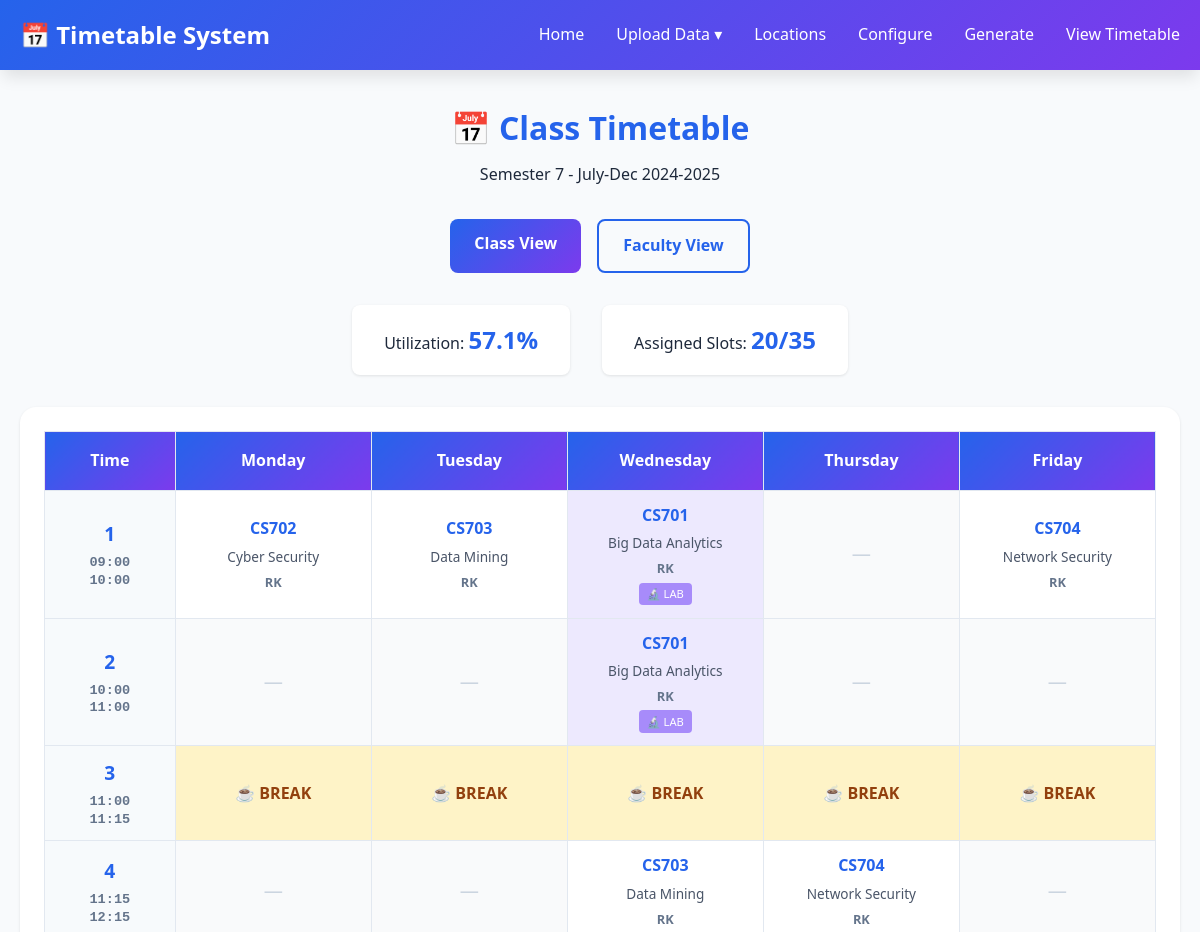
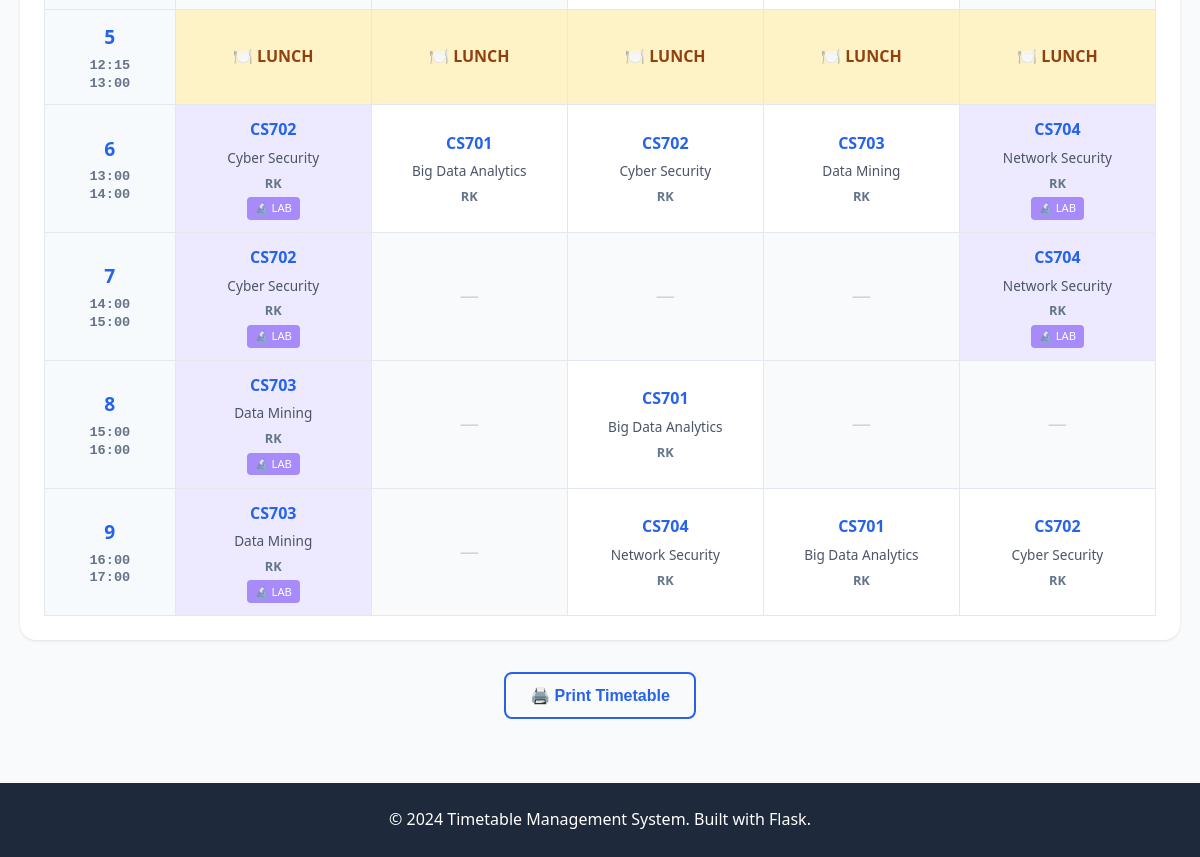
Page /timetable on the committed database (2 pictures, top to bottom).
### tables this page shows
CREATE TABLE academic_config (
            id INTEGER PRIMARY KEY AUTOINCREMENT,
            academic_year TEXT NOT NULL,
            term TEXT NOT NULL,
            semester INTEGER NOT NULL,
            working_days TEXT NOT NULL,
            shift_mode TEXT NOT NULL,
            shift_timings TEXT,
            created_at TIMESTAMP DEFAULT CURRENT_TIMESTAMP,
            is_active INTEGER DEFAULT 1
        );

CREATE TABLE subject (
            id INTEGER PRIMARY KEY AUTOINCREMENT,
            subject_name TEXT NOT NULL,
            code TEXT NOT NULL UNIQUE,
            semester INTEGER NOT NULL,
            lecture_credits INTEGER DEFAULT 0,
            lab_credits INTEGER DEFAULT 0,
            created_at TIMESTAMP DEFAULT CURRENT_TIMESTAMP
        );

CREATE TABLE faculty (
            id INTEGER PRIMARY KEY AUTOINCREMENT,
            faculty_name TEXT NOT NULL,
            short_name TEXT NOT NULL UNIQUE,
            specialization TEXT,
            availability TEXT DEFAULT 'Mon,Tue,Wed,Thu,Fri,Sat',
            max_hours_per_week INTEGER DEFAULT 24,
            created_at TIMESTAMP DEFAULT CURRENT_TIMESTAMP
        );

### app.py (the view, shortened to what this page needs)
@app.route('/timetable')
def view_timetable():
    active_config = get_active_config()
    if not active_config:
        flash('Please configure academic settings first', 'error')
        return redirect(url_for('configure_page'))
    view_type = request.args.get('type', 'class')
    if view_type == 'class':
        if active_config['shift_mode'] == 'multi':
            timetable_data = get_class_timetable_multishift(active_config['id'])
        else:
            timetable_data = get_class_timetable_grid(active_config['id'])
        if not timetable_data:
            flash('No timetable data found', 'error')
            return redirect(url_for('generate_page'))
        stats = get_timetable_statistics(active_config['id'])
        if timetable_data.get('is_multi_shift'):
            return render_template('timetable_class.html',
                                 config=timetable_data['config'],
                                 days=timetable_data['days'],
                                 shifts=timetable_data['shifts'],
                                 is_multi_shift=True,
                                 stats=stats)
        else:
            return render_template('timetable_class.html',
                                 config=timetable_data['config'],
                                 days=timetable_data['days'],
                                 time_slots=timetable_data['time_slots'],
                                 is_multi_shift=False,
                                 stats=stats)

### database/db_setup.py (called while the page is built)
def get_connection():
    os.makedirs('database', exist_ok=True)
    conn = sqlite3.connect(DATABASE_PATH)
    conn.row_factory = sqlite3.Row  # Access columns by name
    return conn

### services/config_service.py (called while the page is built)
def get_active_config():
    conn = get_connection()
    cursor = conn.cursor()
    cursor.execute('SELECT * FROM academic_config WHERE is_active = 1 ORDER BY id DESC LIMIT 1')
    row = cursor.fetchone()
    conn.close()
    if row:
        config = dict(row)
        config['shift_timings'] = json.loads(config['shift_timings'])
        return config
    return None

### templates/timetable_class.html (shortened to what this page needs)
{% extends "base.html" %}
{% block content %}
<div class="page-header">
    <h1>📅 Class Timetable</h1>
    <p>Semester {{ config.semester }} - {{ config.term }} {{ config.academic_year }}</p>
</div>
<div class="view-switcher">
    <a href="{{ url_for('view_timetable', type='class') }}" class="btn btn-primary">Class View</a>
    <a href="{{ url_for('view_timetable', type='faculty') }}" class="btn btn-secondary">Faculty View</a>
</div>
<div class="timetable-stats">
    <div class="stat-box">
        <span>Utilization:</span>
        <strong>{{ "%.1f"|format(stats.utilization_percent) }}%</strong>
    </div>
    <div class="stat-box">
        <span>Assigned Slots:</span>
        <strong>{{ stats.assigned_slots }}/{{ stats.available_slots }}</strong>
    </div>
</div>
{% if is_multi_shift %}
    {% for shift in shifts %}
    <div class="shift-container">
        <div class="shift-header">
            <h2>{{ shift.name }}</h2>
            <p>⏰ {{ shift.start_time }} - {{ shift.end_time }}</p>
        </div>
        <div class="timetable-grid-container">
            <table class="timetable-grid">
                <thead>
                    <tr>
                        <th class="time-header">Time</th>
                        {% for day in days %}
                        <th class="day-header">{{ day }}</th>
                        {% endfor %}
                    </tr>
                </thead>
                <tbody>
                    {% for slot in shift.time_slots %}
                    <tr>
                        <td class="time-cell">
                            <div class="slot-number">{{ loop.index }}</div>
                            <div class="time-range">
                                {{ slot.start_time }}<br>{{ slot.end_time }}
                            </div>
                        </td>
                        {% for day in days %}
                            {% set cell = slot.days[day] %}
                            {% if cell.is_break %}
                                <td class="break-cell">
                                    {% if loop.index == 3 %}
                                        ☕ BREAK
                                    {% else %}
                                        🍽️ BREAK
                                    {% endif %}
                                </td>
                            {% elif cell.subject_code %}
                                <td class="subject-cell {% if cell.slot_type == 'lab' %}lab-cell{% endif %}">
                                    <div class="subject-code">{{ cell.subject_code }}</div>
                                    <div class="subject-name">{{ cell.subject_name }}</div>
                                    <div class="faculty-name">{{ cell.faculty_short_name }}</div>
                                    {% if cell.slot_type == 'lab' %}
                                        <span class="lab-badge">🔬 LAB</span>
                                    {% endif %}
                                </td>
                            {% else %}
                                <td class="empty-cell">—</td>
                            {% endif %}
                        {% endfor %}
                    </tr>
                    {% endfor %}
                </tbody>
            </table>
        </div>
    </div>
    {% endfor %}
{% else %}
    <div class="timetable-grid-container">
        <table class="timetable-grid">
            <thead>
                <tr>
                    <th class="time-header">Time</th>
                    {% for day in days %}
                    <th class="day-header">{{ day }}</th>
                    {% endfor %}
                </tr>
            </thead>
            <tbody>
                {% for slot in time_slots %}
                <tr>
                    <td class="time-cell">
                        <div class="slot-number">{{ slot.slot_number }}</div>
                        <div class="time-range">
                            {{ slot.start_time }}<br>{{ slot.end_time }}
                        </div>
                    </td>
                    {% for day in days %}
                        {% set cell = slot.days[day] %}
                        {% if cell.is_break %}
                            <td class="break-cell">
                                {% if slot.slot_number == 5 %}
                                    🍽️ LUNCH
                                {% else %}
                                    ☕ BREAK
                                {% endif %}
                            </td>
                        {% elif cell.subject_code %}
                            <td class="subject-cell {% if cell.slot_type == 'lab' %}lab-cell{% endif %}">
                                <div class="subject-code">{{ cell.subject_code }}</div>
                                <div class="subject-name">{{ cell.subject_name }}</div>
                                <div class="faculty-name">{{ cell.faculty_short_name }}</div>
                                {% if cell.slot_type == 'lab' %}
                                    <span class="lab-badge">🔬 LAB</span>
                                {% endif %}
                            </td>
                        {% else %}
                            <td class="empty-cell">—</td>
                        {% endif %}
                    {% endfor %}
                </tr>
                {% endfor %}
            </tbody>
        </table>
    </div>
{% endif %}
<div class="action-buttons">
    <button onclick="window.print()" class="btn btn-secondary">🖨️ Print Timetable</button>
</div>
{% endblock %}

### static/css/style.css (style rules this page uses)
* { margin: 0; padding: 0; box-sizing: border-box; }
:root { --primary-color: #2563eb; --secondary-color: #7c3aed; --success-color: #10b981; --warning-color: #f59e0b; --error-color: #ef4444; --info-color: #3b82f6; --bg-color: #f8fafc; --card-bg: #ffffff; --text-primary: #1e293b; --text-secondary: #64748b; --border-color: #e2e8f0; --shadow: 0 1px 3px rgba(0, 0, 0, 0.1); --shadow-lg: 0 10px 15px -3px rgba(0, 0, 0, 0.1); }
body { font-family: 'Segoe UI', Tahoma, Geneva, Verdana, sans-serif; background-color: var(--bg-color); color: var(--text-primary); line-height: 1.6; min-height: 100vh; display: flex; flex-direction: column; }
.btn { display: inline-block; padding: 0.75rem 1.5rem; border-radius: 0.5rem; text-decoration: none; font-weight: 600; transition: all 0.3s; border: none; cursor: pointer; font-size: 1rem; }
.btn-primary { background: linear-gradient(135deg, var(--primary-color), var(--secondary-color)); color: white; }
.btn-secondary { background: var(--bg-color); color: var(--primary-color); border: 2px solid var(--primary-color); }
.action-buttons { display: flex; justify-content: center; gap: 1rem; flex-wrap: wrap; }
.page-header { text-align: center; margin-bottom: 2rem; }
.page-header h1 { font-size: 2rem; color: var(--primary-color); margin-bottom: 0.5rem; }

### templates/timetable_class.html (style rules this page uses)
.view-switcher { text-align: center; margin: 2rem 0; display: flex; gap: 1rem; justify-content: center; }
.timetable-stats { display: flex; gap: 2rem; justify-content: center; margin: 2rem 0; }
.stat-box { background: var(--card-bg); padding: 1rem 2rem; border-radius: 0.5rem; box-shadow: var(--shadow); }
.stat-box strong { color: var(--primary-color); font-size: 1.5rem; }
.timetable-grid-container { background: var(--card-bg); padding: 1.5rem; border-radius: 1rem; box-shadow: var(--shadow); overflow-x: auto; margin-bottom: 2rem; }
.timetable-grid { width: 100%; border-collapse: collapse; min-width: 1000px; }
.timetable-grid th { background: linear-gradient(135deg, var(--primary-color), var(--secondary-color)); color: white; padding: 1rem; font-weight: 600; text-align: center; border: 1px solid var(--border-color); position: sticky; top: 0; z-index: 10; }
.time-header { min-width: 100px; }
.day-header { min-width: 150px; }
.timetable-grid td { padding: 0.75rem; border: 1px solid var(--border-color); text-align: center; vertical-align: middle; }
.time-cell { background: #f7fafc; font-weight: 600; color: #4a5568; text-align: center; }
.slot-number { font-size: 1.2rem; font-weight: 700; color: var(--primary-color); margin-bottom: 0.25rem; }
.time-range { font-size: 0.85rem; font-family: monospace; color: #64748b; line-height: 1.3; }
.subject-cell { background: #fff; padding: 0.5rem; }
.subject-code { font-weight: 700; color: var(--primary-color); font-size: 1rem; margin-bottom: 0.25rem; }
.subject-name { font-size: 0.85rem; color: #4a5568; margin-bottom: 0.25rem; }
.faculty-name { font-size: 0.8rem; color: #64748b; font-weight: 600; }
.lab-cell { background: #ede9fe !important; border-left: 4px solid #a78bfa; }
.lab-badge { display: inline-block; background: #a78bfa; color: white; padding: 0.15rem 0.5rem; border-radius: 0.25rem; font-size: 0.7rem; margin-top: 0.25rem; }
.break-cell { background: #fef3c7; font-weight: 700; color: #92400e; font-size: 1rem; }
.empty-cell { background: #f9fafb; color: #cbd5e0; font-size: 1.2rem; }
.action-buttons { text-align: center; margin: 2rem 0; }

### rows in the picture
academic_config: semester "7", term "July-Dec", academic_year "2024-2025"
subject: subject_code "CS702" "CS702" "CS702" "CS702" "CS702", subject_name "Cyber Security" "Cyber Security" "Cyber Security" "Cyber Security" "Cyber Security"
faculty: faculty_short_name "RK" "RK" "RK" "RK" "RK" "RK" "RK" "RK" "RK" "RK" "RK" "RK" "RK" "RK" "RK" "RK" "RK" "RK" "RK" "RK"
subject: subject_code "CS703" "CS703" "CS703" "CS703" "CS703", subject_name "Data Mining" "Data Mining" "Data Mining" "Data Mining" "Data Mining"
subject: subject_code "CS701" "CS701" "CS701" "CS701" "CS701", subject_name "Big Data Analytics" "Big Data Analytics" "Big Data Analytics" "Big Data Analytics" "Big Data Analytics"
subject: subject_code "CS704" "CS704" "CS704" "CS704" "CS704", subject_name "Network Security" "Network Security" "Network Security" "Network Security" "Network Security"

### other values in the picture
{{ "%.1f"|format(stats.utilization_percent) }} "57.1"
{{ stats.assigned_slots }} "20"
{{ stats.available_slots }} "35"
{{ day }} "Monday" "Tuesday" "Wednesday" "Thursday" "Friday"
{{ slot.slot_number }} "1" "2" "3" "4" "5" "6" "7" "8" "9"
{{ slot.start_time }} "09:00" "10:00" "11:00" "11:15" "12:15" "13:00" "14:00" "15:00" "16:00"
{{ slot.end_time }} "10:00" "11:00" "11:15" "12:15" "13:00" "14:00" "15:00" "16:00" "17:00"
